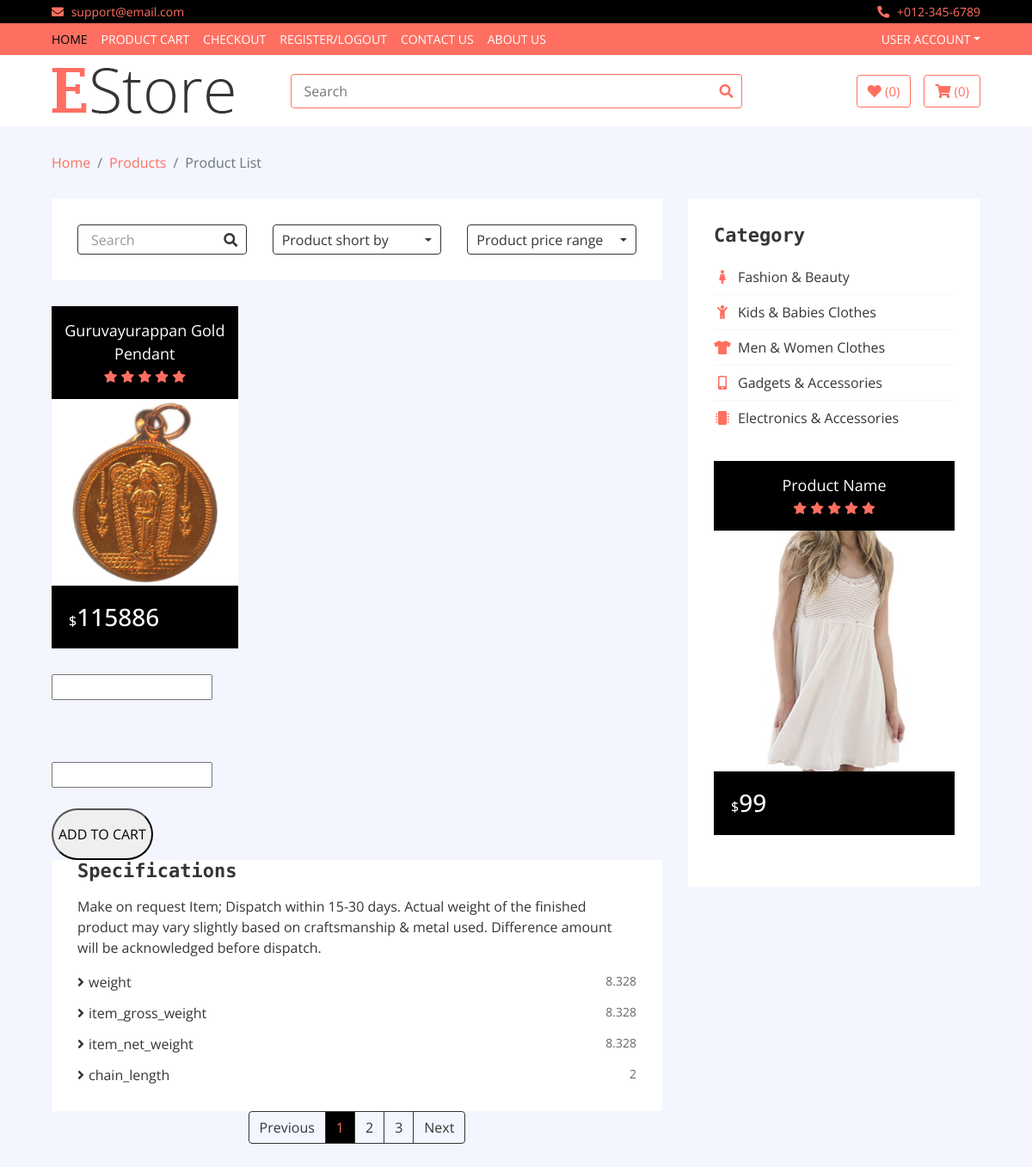
The page /singleproducts/7/ on the database its author committed.
### jewelapp/models.py (models this page shows)
class Ornaments_Db(models.Model):
    Category_Name = models.CharField(max_length=100, null=True, blank=True)
    Product_Name= models.CharField(max_length=100, null=True, blank=True)
    Price = models.IntegerField(null=True, blank=True)
    Description = models.CharField(max_length=100, null=True, blank=True)
    weight = models.CharField(null=True, blank=True)
    item_gross_weight=models.CharField(null=True, blank=True)
    item_net_weight=models.CharField(null=True, blank=True)
    chain_length = models.CharField(null=True, blank=True)
    Ornaments_img = models.ImageField(upload_to="Ornaments_img", null=True, blank=True)
    Ornaments_img2 = models.ImageField(upload_to="Ornaments_img2",null=True, blank=True)

### webapp/views.py (the view)
# urls.py: path('singleproducts/<orn_id>/',views.singleproducts,name='singleproducts'),
def singleproducts(request,orn_id):
    data = Ornaments_Db.objects.get(id=orn_id)
    return render(request,'singleproduct.html',{'data':data})

### webapp/templates/singleproduct.html (shortened to what this page needs)
<!DOCTYPE html>
{% load static %}
<html lang="en">
    <head>
        <link href="https://stackpath.bootstrapcdn.com/bootstrap/4.4.1/css/bootstrap.min.css" rel="stylesheet">
        <link href="https://cdnjs.cloudflare.com/ajax/libs/font-awesome/5.10.0/css/all.min.css" rel="stylesheet">
        <link href="{% static 'web/lib/slick/slick.css' %}" rel="stylesheet">
        <link href="{% static 'web/lib/slick/slick-theme.css' %}" rel="stylesheet">
        <link href="{% static 'web/css/style.css' %}" rel="stylesheet">
    </head>
    <body>
        <div class="top-bar">
            <div class="container-fluid">
                <div class="row">
                    <div class="col-sm-6">
                        <i class="fa fa-envelope"></i>
                        support@email.com
                    </div>
                    <div class="col-sm-6">
                        <i class="fa fa-phone-alt"></i>
                        +012-345-6789
                    </div>
                </div>
            </div>
        </div>
         <div class="nav">
            <div class="container-fluid">
                <nav class="navbar navbar-expand-md bg-dark navbar-dark">
                    <div class="collapse navbar-collapse justify-content-between" id="navbarCollapse">
                        <div class="navbar-nav mr-auto">
                            <a href="{% url 'homepage' %}" class="nav-item nav-link active">Home</a>
                            <a href="{% url 'cart' %}" class="nav-item nav-link">PRODUCT CART</a>
                            <a href="checkout.html" class="nav-item nav-link">Checkout</a>
                            {% if request.session.Full_Name %}
                            <a href="{% url 'loginform' %}" class="nav-item nav-link">Welcome {{request.session.Full_Name}}</a>
                            {% else %}
                            <a href="{% url 'loginform' %}" class="nav-item nav-link">REGISTER/LOGOUT</a>
                            {% endif %}
                            <a href="{% url 'contact' %}" class="nav-item nav-link">Contact Us</a>
                            <a href="{% url 'about' %}" class="nav-item nav-link">About Us</a>
                        </div>
                        <div class="navbar-nav ml-auto">
                            <div class="nav-item dropdown">
                                <a href="#" class="nav-link dropdown-toggle" data-toggle="dropdown">User Account</a>
                            </div>
                        </div>
                    </div>
                </nav>
            </div>
        </div>
        <div class="bottom-bar">
            <div class="container-fluid">
                <div class="row align-items-center">
                    <div class="col-md-3">
                        <div class="logo">
                            <a href="index.html">
                                <img src="img/logo.png" alt="Logo">
                            </a>
                        </div>
                    </div>
                    <div class="col-md-6">
                        <div class="search">
                            <input type="text" placeholder="Search">
                            <button><i class="fa fa-search"></i></button>
                        </div>
                    </div>
                    <div class="col-md-3">
                        <div class="user">
                            <a href="wishlist.html" class="btn wishlist">
                                <i class="fa fa-heart"></i>
                                <span>(0)</span>
                            </a>
                            <a href="cart.html" class="btn cart">
                                <i class="fa fa-shopping-cart"></i>
                                <span>(0)</span>
                            </a>
                        </div>
                    </div>
                </div>
            </div>
        </div>
        <div class="breadcrumb-wrap">
            <div class="container-fluid">
                <ul class="breadcrumb">
                    <li class="breadcrumb-item"><a href="#">Home</a></li>
                    <li class="breadcrumb-item"><a href="#">Products</a></li>
                    <li class="breadcrumb-item active">Product List</li>
                </ul>
            </div>
        </div>
        <div class="product-view">
            <div class="container-fluid">
                <div class="row">
                    <div class="col-lg-8">
                        <div class="row">
                            <div class="col-md-12">
                                <div class="product-view-top">
                                    <div class="row">
                                        <div class="col-md-4">
                                            <div class="product-search">
                                                <input type="email" value="Search">
                                                <button><i class="fa fa-search"></i></button>
                                            </div>
                                        </div>
                                        <div class="col-md-4">
                                            <div class="product-short">
                                                <div class="dropdown">
                                                    <div class="dropdown-toggle" data-toggle="dropdown">Product short by</div>
                                                </div>
                                            </div>
                                        </div>
                                        <div class="col-md-4">
                                            <div class="product-price-range">
                                                <div class="dropdown">
                                                    <div class="dropdown-toggle" data-toggle="dropdown">Product price range</div>
                                                </div>
                                            </div>
                                        </div>
                                    </div>
                                </div>
                            </div>
                            <div class="col-md-4">
                                <div class="product-item">
                                    <div class="product-title">
                                        <a href="#">{{data.Product_Name}}</a>
                                        <div class="ratting">
                                            <i class="fa fa-star"></i>
                                            <i class="fa fa-star"></i>
                                            <i class="fa fa-star"></i>
                                            <i class="fa fa-star"></i>
                                            <i class="fa fa-star"></i>
                                        </div>
                                    </div>
                                    <div class="product-image">
                                        <a href="product-detail.html">
                                            <img src="{{data.Ornaments_img.url}}" alt="Product Image">
                                        </a>
                                    </div>
                                    <div class="product-price">
                                        <h3><span>$</span>{{data.Price}}</h3>
                                    </div>
                                </div>
                                                <div>
                                                    <form method="POST" action="{% url 'savecart' %} " enctype="multipart/form-data">
                                                    <input type="number" min="1" id="quantity" name="quantity"><br>
                                                    <input type="hidden" value="{{data.Product_Name}}" name="productname"><br>
                                                    <input type="hidden" value="{{request.session.Full_Name}}" name="name"><br>
                                                    <input type="hidden" value="{{data.Price}}" id="price" name="price"><br>
                                                    <input type="text" id="total" name="total"><br><br>
                                                    <a href="{% url 'cart' %}"><button type="submit" style="border-radius:60px;height:60px;">ADD TO CART</button> </a>
                                                </div>
                            </div>
                        </div>
                        <div class="sidebar-widget brands">
                            <h2 class="title">Specifications</h2>
                            <p>{{data.Description}}</p>
                            <ul>
                                <li><a href="#">weight </a><span>{{data.weight}}</span></li>
                                <li><a href="#">item_gross_weight </a><span>{{data.item_gross_weight}}</span></li>
                                <li><a href="#">item_net_weight</a><span>{{data.item_net_weight}}</span></li>
                                <li><a href="#">chain_length</a><span>{{data.chain_length}}</span></li>
                            </ul>
                        </div>
                        <div class="col-md-12">
                            <nav aria-label="Page navigation example">
                                <ul class="pagination justify-content-center">
                                    <li class="page-item disabled">
                                        <a class="page-link" href="#" tabindex="-1">Previous</a>
                                    </li>
                                    <li class="page-item active"><a class="page-link" href="#">1</a></li>
                                    <li class="page-item"><a class="page-link" href="#">2</a></li>
                                    <li class="page-item"><a class="page-link" href="#">3</a></li>
                                    <li class="page-item">
                                        <a class="page-link" href="#">Next</a>
                                    </li>
                                </ul>
                            </nav>
                        </div>
                    </div>
                    <div class="col-lg-4 sidebar">
                        <div class="sidebar-widget category">
                            <h2 class="title">Category</h2>
                            <nav class="navbar bg-light">
                                <ul class="navbar-nav">
                                    <li class="nav-item">
                                        <a class="nav-link" href="#"><i class="fa fa-female"></i>Fashion & Beauty</a>
                                    </li>
                                    <li class="nav-item">
                                        <a class="nav-link" href="#"><i class="fa fa-child"></i>Kids & Babies Clothes</a>
                                    </li>
                                    <li class="nav-item">
                                        <a class="nav-link" href="#"><i class="fa fa-tshirt"></i>Men & Women Clothes</a>
                                    </li>
                                    <li class="nav-item">
                                        <a class="nav-link" href="#"><i class="fa fa-mobile-alt"></i>Gadgets & Accessories</a>
                                    </li>
                                    <li class="nav-item">
                                        <a class="nav-link" href="#"><i class="fa fa-microchip"></i>Electronics & Accessories</a>
                                    </li>
                                </ul>
                            </nav>
                        </div>
                        <div class="sidebar-widget widget-slider">
                            <div class="sidebar-slider normal-slider">
                                <div class="product-item">
                                    <div class="product-title">
                                        <a href="#">Product Name</a>
                                        <div class="ratting">
                                            <i class="fa fa-star"></i>
                                            <i class="fa fa-star"></i>
                                            <i class="fa fa-star"></i>
                                            <i class="fa fa-star"></i>
                                            <i class="fa fa-star"></i>
                                        </div>
                                    </div>
                                    <div class="product-image">
                                        <a href="product-detail.html">
                                            <img src="img/product-10.jpg" alt="Product Image">
                                        </a>
                                    </div>
                                    <div class="product-price">
                                        <h3><span>$</span>99
    </body>
</html>

### rows shown on the page
Ornaments_Db: Product_Name "Guruvayurappan Gold Pendant", Ornaments_img (picture), Price "115886", Description "Make on request Item; Dispatch within 15-30 days. Actual weight of the finished product may vary slightly based on craftsmanship & metal used. Difference amount will be acknowledged before dispatch.", weight "8.328", item_gross_weight "8.328", item_net_weight "8.328", chain_length "2"
